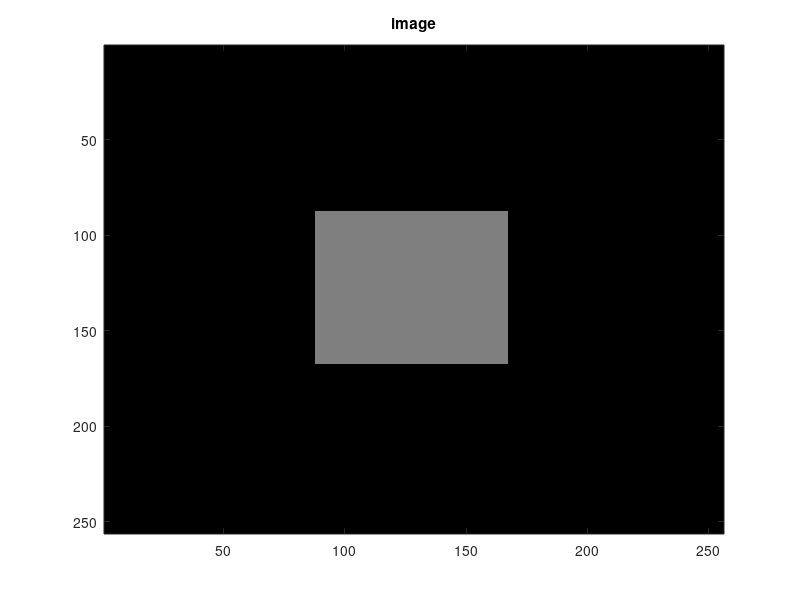

Here is the MATLAB script that generated this plot:
clear all; close all; clc;
A=zeros(256,256);
for i=1:256
    for j=1:256
        A(i,j)=1;
        if(i>=88 && i<168 && j>=88&&j<168)
            A(i,j)=128;
        end
    end
end
image(A);
colormap(gray(256));
title('image');